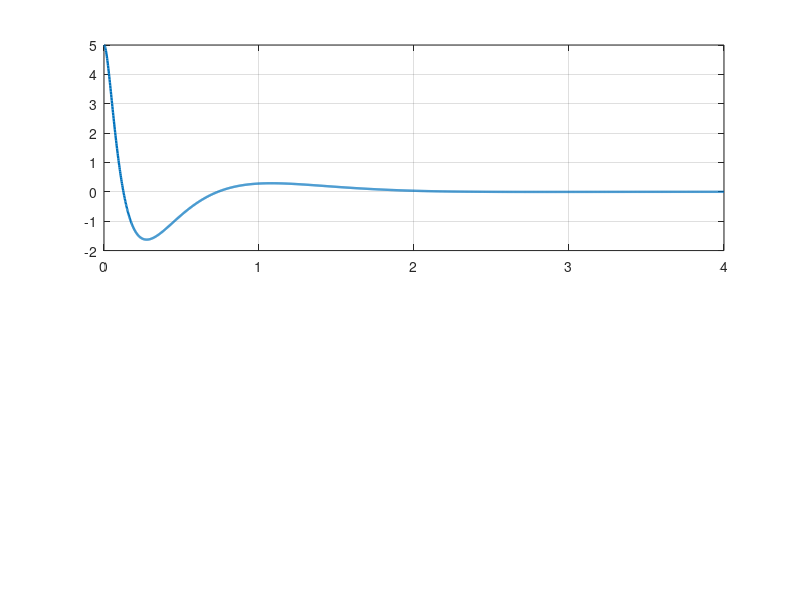

Here is the MATLAB script that generated this plot: (Note: this script raises an error after producing the figure.)
clc; clear; close all;
%% ============================================================
%  DISENO LQR DEL BALANCIN  (Q y R por REGLA DE BRYSON)
%  Verifica el procedimiento del documento LaTeX (informe_lqr.tex)
%% ============================================================
R2D = 180/pi;

%% 1) Modelo en espacio de estados (planta identificada, actuador calibrado)
A = [0 1        0   0;
     0 0  -7.4697   0;
     0 0        0   1;
     0 0 104.6806   0];
B = [0; 0.1979; 0; -1.4869]*(0.00054/0.00338);   % B REAL (PWM)
C = [1 0 0 0; 0 0 1 0];  D = zeros(2,1);

fprintf('Polo inestable de la planta: %.3f rad/s\n', max(real(eig(A))));
Co = ctrb(A,B);
if rank(Co)==4, disp('Controlabilidad: 4/4 -> CONTROLABLE');
else,           disp('Controlabilidad: NO controlable'); end

%% 2) REGLA DE BRYSON:  Q_ii = 1/max_i^2 ,  R = 1/u_max^2
% Maximos admisibles (fisicos) de cada estado y del control:
x_max     = 0.10;        % [m]      desviacion maxima de posicion
xd_max    = 0.5;         % [m/s]    velocidad lineal maxima
th_max    = 10/R2D;      % [rad]    inclinacion maxima (10 deg)
thd_max   = 90/R2D;      % [rad/s]  velocidad angular maxima (90 deg/s)
u_max     = 200;         % [PWM]    esfuerzo de control maximo (<255)

Q = diag([1/x_max^2, 1/xd_max^2, 1/th_max^2, 1/thd_max^2]);
R = 1/u_max^2;
disp('Q ='); disp(Q); fprintf('R = %.3e\n', R);

%% 3) Solucion LQR:  K = R^-1 B^T P ,  P de la ecuacion de Riccati (ARE)
K = lqr(A,B,Q,R);
fprintf('\nK = [%.1f  %.1f  %.1f  %.1f]\n', K);

%% 4) Lazo cerrado y desempeno
Acl = A - B*K;
pol = eig(Acl);
disp('Polos de lazo cerrado:'); disp(pol);
[wn,zeta] = damp(Acl); [wn_min,im]=min(wn);
fprintf('Polos dominantes: wn=%.2f rad/s  zeta=%.3f\n', wn_min, zeta(im));

% Respuesta a condicion inicial theta0 = 5 deg  (recuperacion de inclinacion)
sys_th = ss(Acl, zeros(4,1), [0 0 1 0], 0);
x0 = [0;0;5/R2D;0];
t = 0:0.002:4;
[y,t] = initial(sys_th, x0, t);
th = y*R2D;
overshoot = max(0,-min(th))/abs(th(1))*100;
idx = find(abs(th) > 0.02*abs(th(1)), 1, 'last'); ts = t(idx);
fprintf('Recuperacion desde 5deg:  overshoot=%.1f%%  t_settling(2%%)=%.2fs\n', overshoot, ts);

%% 5) Mapeo a ganancias del firmware (theta en GRADOS)
Kang_p = -K(3)*pi/180;   Kang_d = -K(4)*pi/180;
Kpos_p = -K(1);          Kpos_d = -K(2);
fprintf('\n== GANANCIAS PARA EL FIRMWARE ==\n');
fprintf('Kang_p=%.2f PWM/deg   Kang_d=%.3f PWM/(deg/s)\n', Kang_p, Kang_d);
fprintf('Kpos_p=%.2f           Kpos_d=%.2f\n', Kpos_p, Kpos_d);
fprintf('(HW sintonizado: Kang_p=59.5, Kang_d=1.7  -> coincide en orden)\n');

%% 6) Graficas
figure('Color','w','Position',[100 100 760 560]);
subplot(2,1,1); plot(t,th,'LineWidth',1.7); grid on; yline(0,'--k');
ylabel('\theta [deg]'); title('LQR - recuperacion desde \theta_0=5° (condicion inicial)');
text(0.98,0.9,sprintf('OS=%.1f%%   t_s=%.2fs   \\zeta=%.2f',overshoot,ts,min(zeta)),...
     'Units','normalized','HorizontalAlignment','right');
% control u = -K x  durante la recuperacion
sysu = ss(Acl, zeros(4,1), -K, 0); [u,~]=initial(sysu,x0,t);
subplot(2,1,2); plot(t,u,'LineWidth',1.7); grid on;
ylabel('u [PWM]'); xlabel('t [s]'); title('Senal de control');
saveas(gcf,'lqr_diseno.png');

%% 7) Comparacion de dos Q (estilo LQR_BASICO del curso)
Q2 = diag([1/x_max^2, 1/xd_max^2, 1/(5/R2D)^2, 1/thd_max^2]);  % mas peso en theta
K2 = lqr(A,B,Q2,R);
figure('Color','w'); 
initial(ss(A-B*K, zeros(4,1),[0 0 1 0],0), x0, t); hold on;
initial(ss(A-B*K2,zeros(4,1),[0 0 1 0],0), x0, t);
grid on; legend('Q base','Q con mas peso en \theta'); title('Efecto de Q en \theta');
disp('Listo. Figuras: lqr_diseno.png');
